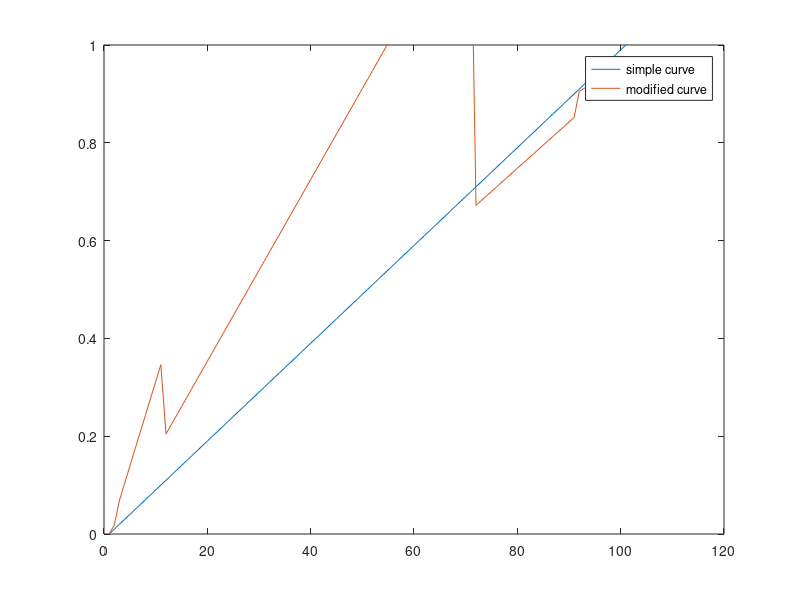

This figure's MATLAB source: (Note: this script raises an error after producing the figure.)
clear 
clc
close all
%choosing method of estimating envelope
PEAK_DET = 1;
RMS_DET = 0;%works incorect in Octave
%--------------------------------------
NT = 1;
LT = 90;
EX = 10;
CT = 70;

CT_N =  0.01 * NT;
CT_LT = 0.01 * LT;
CT_EX = 0.01 * EX;
CT_CT = 0.01 * CT;

gain = 300;

threshoultLT = CT_LT;
threshoultNT = CT_N;
threshoultEX = CT_EX;
threshoultCT = CT_CT;

%alfaNG = (0* pi) / 180;%1
%alfaEX = (15* pi) / 180;
%alfaCM = (150* pi) / 180;
%alfaLT = (90* pi) / 180;
%alfaGT = (90* pi) / 180;

alfaNG = (0* pi) / 180;%1
alfaEX = (16* pi) / 180;
alfaCM = (65* pi) / 180;
alfaLT = (60* pi) / 180;
alfaGT = (60* pi) / 180;

%alfaNG = (45* pi) / 180;%1
%alfaEX = (45* pi) / 180;
%alfaCM = (45* pi) / 180;
%alfaLT = (45* pi) / 180;
%alfaGT = (45* pi) / 180;


y = zeros(1,101);
x = 0:0.01:1;
y = x;
%----------------------------static curve---------------------------------------
%static curve for example
if (alfaNG > 0) k_ng = 1/tan(alfaNG); b_ng = (1  - k_ng) * CT_N;  else k_ng = 0; b_ng = 0; end

if (alfaEX > 0) k_ex = 1/tan(alfaEX); b_ex = (1  - k_ex) * CT_N;  else k_ex = 0; b_ex = 0; end

if (alfaCM > 0) k_cm = 1/tan(alfaCM); b_cm = (1  - k_cm) * CT_LT; else k_cm = 0; b_cm = 0; end

if (alfaLT > 0) k_lt = 1/tan(alfaLT); b_lt = (1  - k_lt) * CT_LT; else k_lt = 0; b_lt = 0; end

if (alfaGT > 0) k_gt = 1/tan(alfaGT); b_gt = (1  - k_gt) * CT_EX; else k_gt = 0; b_gt = 0; end

%noise gate
for i=1:1:101
  
  %noise gate
  if (y(i) < CT_N)
    
     y(i) = (k_ng * x(i)) + (x(i) * b_ng);
    
     if (y(i) < 0) y(i) = 0;  end
    
 %expander
 elseif ((y(i) > CT_N) && (y(i) <= CT_EX))
  
     y(i) = (k_ex *(x(i))) + (x(i) *b_ex);
   
     if (y(i) < 0) y(i) = 0;  end
    
 %straight curve
  elseif  ((y(i) > CT_EX - 3) && (y(i) <= CT_CT))

     y(i) = ((k_gt * x(i)) + (x(i) * b_gt))*(gain * 0.01);

     if (y(i) < 0) y(i) = 0;  end
       
 %compressor
  elseif ((y(i) > CT_CT-3) && (y(i) <= CT_LT))
   
     y(i) = (k_cm * x(i)) + (x(i) *b_cm);
  
     if (y(i) < 0) y(i) = 0;  end
  
 %Limiter
 elseif ((y(i) > CT_LT-3))
 
     y(i) = (k_lt * (x(i))) + b_lt;
  
     if (y(i) < 0) y(i) = 0;  end
  
 end
 
 
end


figure
x1 = 0:0.01:1;
plot(x1)
hold on
plot(y)
ylim([0 1])
legend('simple curve','modified curve');

[in,Fs] = audioread('check32bit.wav');
S = in;
if (PEAK_DET == 1)
%-------------------------------peak detector-----------------------------------

    attack_time = 10.0;%
    release_time = 80.0;%
    AT = (-2.2 *(1.0 / Fs)) / (attack_time / 1000.0);
    RT = (-2.2 *(1.0 / Fs)) / (release_time / 1000.0);
    AT = 1.0 - exp(AT);
    RT = 1.0 - exp(RT);
    previous_y = 0;%initial value
    in = S;
    out = zeros(1,length(in));

    if (abs(in(1)) > previous_y) 

      out(1) = (1 - AT) * previous_y + abs(in(1))*AT;

    end

    if (abs(in(1)) <= previous_y) 

      out(1) = (1 - RT) * previous_y;
        
    end

    for i = 2:1:length(in)

           
        if (abs(in(i)) > out(i - 1)) 

          out(i) = (1 - AT) * out(i - 1) + abs(in(i))*AT;

            end
            
        if (abs(in(i)) <= out(i - 1)) 

          out(i) = (1 - RT) * out(i - 1);

         end

  end  
  
   %out = hilbert(in);
   %out= abs(out);
    
    figure
    plot(S);
    hold on
    plot(out,'r','LineWidth',2)
    legend('Original Signal','Envelope')
    
end





if (RMS_DET == 1)
%-------------------------------RMS detector------------------------------------
      previous_y  = 0;

      %RMS_detector
      out = zeros(1,length(in));

      N = 100;

      out(1) = (previous_y * ((N - 1.0) / N)) + ((in(1)^2) * (1.0 / N));

      for i = 2:1:length(in)
       
        out(i) = (out(i - 1) * ((N - 1.0) / N)) + ((in(i)^2) * (1.0 / N));

      end

      for i = 1:1:length(in)

          out(i) = sqrt(out(i));

      end

      figure
      plot(in)
      hold on
      plot(out,'r')
      hold off
      title('RMS detector')
      legend('Original Signal','Envelope')
end


%-------------------Noise gate/expander/compressor------------------------------

new_dble = zeros(1,length(in));

for i = 1:1:length(in)
  
  %noise gate
  if (out(i) <= threshoultNT)
    
     new_dble(i) = (k_ng * out(i)) - b_ng;
    
     if (new_dble(i) < 0) new_dble(i) = 0;  end
    
  %expander
  elseif((out(i) > threshoultNT) && (out(i) <= threshoultEX))
  
     new_dble(i) =  (k_ex *(out(i))) - b_ex;
   
     if (new_dble(i) < 0) new_dble(i) = 0;  end

  %straight curve * gain
  elseif ((out(i) > (threshoultEX + 0.01)) && (out(i) <= threshoultCT))
  
     new_dble(i) =  ((k_gt * out(i)) - b_gt)*(gain * 0.01);

     if (new_dble(i) < 0) new_dble(i) = 0;  end;
    
  %compressor
  elseif ((out(i) > (threshoultCT+ 0.01)) && (out(i) <= threshoultLT))
  
     new_dble(i) = (k_cm * out(i)) - b_cm;
   
     if (new_dble(i) < 0) new_dble(i) = 0;  end
   
  %Limiter
  elseif (out(i) > threshoultLT)
   
     new_dble(i) = (k_lt * (out(i))) - b_lt;
	 
	 if (new_dble(i) < 0) new_dble(i) = 0;  end
     
  else 
     
     new_dble(i) = out(i);
     
  end
  
 
end

new = zeros(1,length(in));

for i = 2:1:length(in)
    
    new(i) = new_dble(i)*in(i - 1);
    
end

figure
subplot(211)
plot(in,'b')
hold on
plot(out,'r')
legend('Original Signal','PEAK');
title('Signal with PEAK envelope');
grid on
hold off
subplot(212)
plot(out)
hold on
plot(new);
legend('PEAK','Original signal after');
grid on
hold off

%audiowrite('D:\DRC\DRC_project\DRC_project\merrychristmasdarlingMono_out.wav',new,Fs);
%sound(new,Fs);

